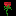

A 2D game scene composited from a Tiled map and its tileset images. What follows is a short description and the map's XML, with every tile layer's data as written:
An orthogonal 1x1 tile map with 16x16 px tiles, 1 tile layer (Tile Layer 1), 2 tilesets.

<map version="1.10" tiledversion="1.11.2" orientation="orthogonal" renderorder="right-down" width="1" height="1" tilewidth="16" tileheight="16" infinite="0" nextlayerid="2" nextobjectid="1">
 <tileset firstgid="1" source="Blocks.tsx" />
 <tileset firstgid="65" source="../Blocks.tsx" />
 <layer id="1" name="Tile Layer 1" width="1" height="1">
  <data encoding="csv">
23
</data>
 </layer>
</map>
